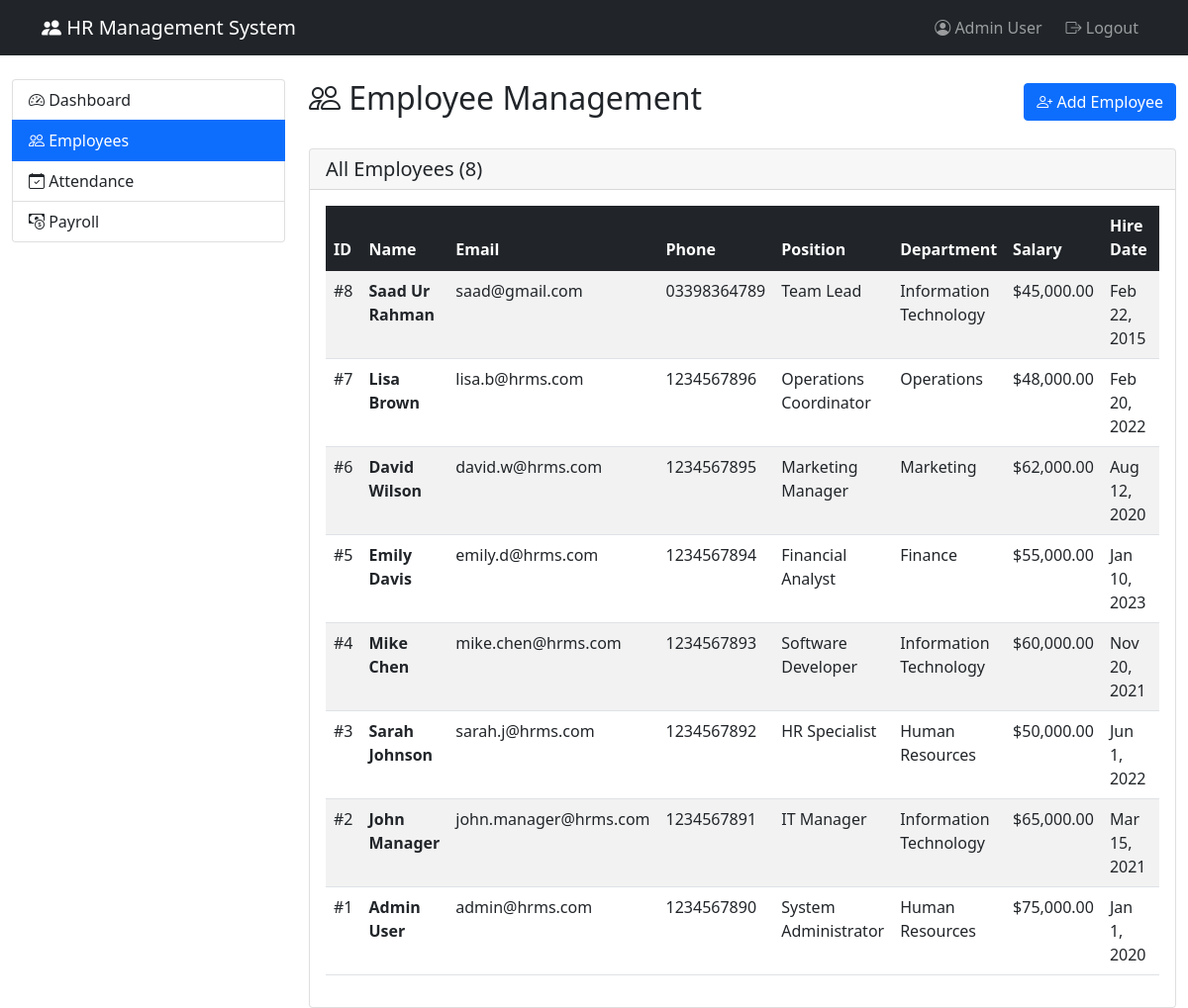
Page /employees.php (signed in) on the earlier database version.
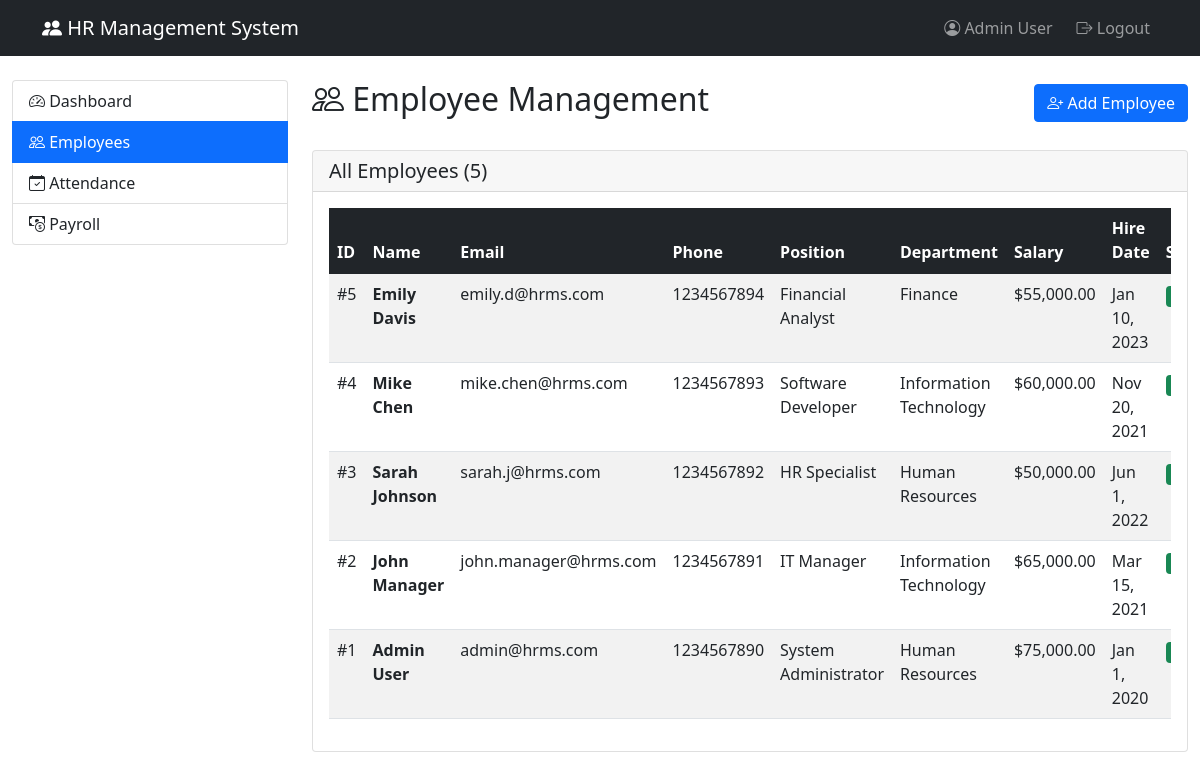
Same page on the later database version.
### tables this page shows
CREATE TABLE `employees` (
  `emp_id` int(11) NOT NULL,
  `first_name` varchar(50) NOT NULL,
  `last_name` varchar(50) NOT NULL,
  `email` varchar(100) NOT NULL,
  `phone` varchar(20) DEFAULT NULL,
  `hire_date` date NOT NULL,
  `job_title` varchar(100) DEFAULT NULL,
  `dept_id` int(11) DEFAULT NULL,
  `salary` decimal(10,2) DEFAULT NULL,
  `password_hash` varchar(255) NOT NULL,
  `user_role` enum('admin','manager','employee') DEFAULT 'employee',
  `status` enum('active','inactive','on_leave') DEFAULT 'active',
  `created_at` timestamp NOT NULL DEFAULT current_timestamp()
);

CREATE TABLE `departments` (
  `dept_id` int(11) NOT NULL,
  `dept_name` varchar(100) NOT NULL,
  `manager_id` int(11) DEFAULT NULL,
  `location` varchar(100) DEFAULT NULL,
  `created_at` timestamp NOT NULL DEFAULT current_timestamp()
);

### employees.php (the view, shortened to what this page needs)
<?php
require_once 'includes/config.php';
try {
    $stmt = $pdo->query("
        SELECT e.*, d.dept_name
        FROM employees e
        LEFT JOIN departments d ON e.dept_id = d.dept_id
        ORDER BY e.emp_id DESC
    ");
    $employees = $stmt->fetchAll(PDO::FETCH_ASSOC);
} catch(PDOException $e) {
    $error = "Error loading employees: " . $e->getMessage();
}
?>
<!DOCTYPE html>
<html lang="en">
<head>
    <link href="https://cdn.jsdelivr.net/npm/bootstrap@5.1.3/dist/css/bootstrap.min.css" rel="stylesheet">
    <link rel="stylesheet" href="https://cdn.jsdelivr.net/npm/bootstrap-icons@1.8.1/font/bootstrap-icons.css">
</head>
<body>
    <nav class="navbar navbar-expand-lg navbar-dark bg-dark">
        <div class="container">
            <a class="navbar-brand" href="dashboard.php">
                <i class="bi bi-people-fill"></i> HR Management System
            </a>
            <div class="navbar-nav ms-auto">
                <span class="navbar-text me-3">
                    <i class="bi bi-person-circle"></i>
                    <?php echo $_SESSION['user_name']; ?>
                </span>
                <a class="nav-link" href="logout.php">
                    <i class="bi bi-box-arrow-right"></i> Logout
                </a>
            </div>
        </div>
    </nav>
    <div class="container-fluid mt-4">
        <div class="row">
            <div class="col-md-3">
                <div class="list-group">
                    <a href="dashboard.php" class="list-group-item list-group-item-action">
                        <i class="bi bi-speedometer2"></i> Dashboard
                    </a>
                    <a href="employees.php" class="list-group-item list-group-item-action active">
                        <i class="bi bi-people"></i> Employees
                    </a>
                    <a href="attendance.php" class="list-group-item list-group-item-action">
                        <i class="bi bi-calendar-check"></i> Attendance
                    </a>
                    <a href="payroll.php" class="list-group-item list-group-item-action">
                        <i class="bi bi-cash-coin"></i> Payroll
                    </a>
                </div>
            </div>
            <div class="col-md-9">
                <div class="d-flex justify-content-between align-items-center mb-4">
                    <h2><i class="bi bi-people"></i> Employee Management</h2>
                    <button class="btn btn-primary" data-bs-toggle="modal" data-bs-target="#addEmployeeModal">
                        <i class="bi bi-person-plus"></i> Add Employee
                    </button>
                </div>
                <div class="card">
                    <div class="card-header">
                        <h5 class="card-title mb-0">All Employees (<?php echo count($employees); ?>)</h5>
                    </div>
                    <div class="card-body">
                        <div class="table-responsive">
                            <table class="table table-striped table-hover">
                                <thead class="table-dark">
                                    <tr>
                                        <th>ID</th>
                                        <th>Name</th>
                                        <th>Email</th>
                                        <th>Phone</th>
                                        <th>Position</th>
                                        <th>Department</th>
                                        <th>Salary</th>
                                        <th>Hire Date</th>
                                        <th>Status</th>
                                    </tr>
                                </thead>
                                <tbody>
                                    <?php foreach($employees as $employee): ?>
                                    <tr>
                                        <td>#<?php echo $employee['emp_id']; ?></td>
                                        <td>
                                            <strong><?php echo $employee['first_name'] . ' ' . $employee['last_name']; ?></strong>
                                        </td>
                                        <td><?php echo $employee['email']; ?></td>
                                        <td><?php echo $employee['phone'] ?: 'N/A'; ?></td>
                                        <td><?php echo $employee['job_title']; ?></td>
                                        <td><?php echo $employee['dept_name']; ?></td>
                                        <td>$<?php echo number_format($employee['salary'], 2); ?></td>
                                        <td><?php echo date('M j, Y', strtotime($employee['hire_date'])); ?></td>
                                        <td>
                                            <span class="badge bg-<?php
                                                echo $employee['status'] == 'active' ? 'success' :
                                                    ($employee['status'] == 'on_leave' ? 'warning' : 'secondary');
                                            ?>">
                                            </span>
                                        </td>
                                    </tr>
                                    <?php endforeach; ?>
                                </tbody>
                            </table>
                        </div>
                    </div>
                </div>
            </div>
        </div>
    </div>
</body>
</html>

Differences in the rows shown:
removed employees: emp_id "8", first_name "Saad", last_name "Ur Rahman", email "saad@gmail.com", phone "03398364789", job_title "Team Lead", dept.dept_name "Information Technology", salary "45,000.00", hire_date "Feb 22, 2015"
removed employees: emp_id "7", first_name "Lisa", last_name "Brown", email "lisa.b@hrms.com", phone "1234567896", job_title "Operations Coordinator", dept.dept_name "Operations", salary "48,000.00", hire_date "Feb 20, 2022"
removed employees: emp_id "6", first_name "David", last_name "Wilson", email "david.w@hrms.com", phone "1234567895", job_title "Marketing Manager", dept.dept_name "Marketing", salary "62,000.00", hire_date "Aug 12, 2020"
Other differences:
count($employees): "8" → "5"
